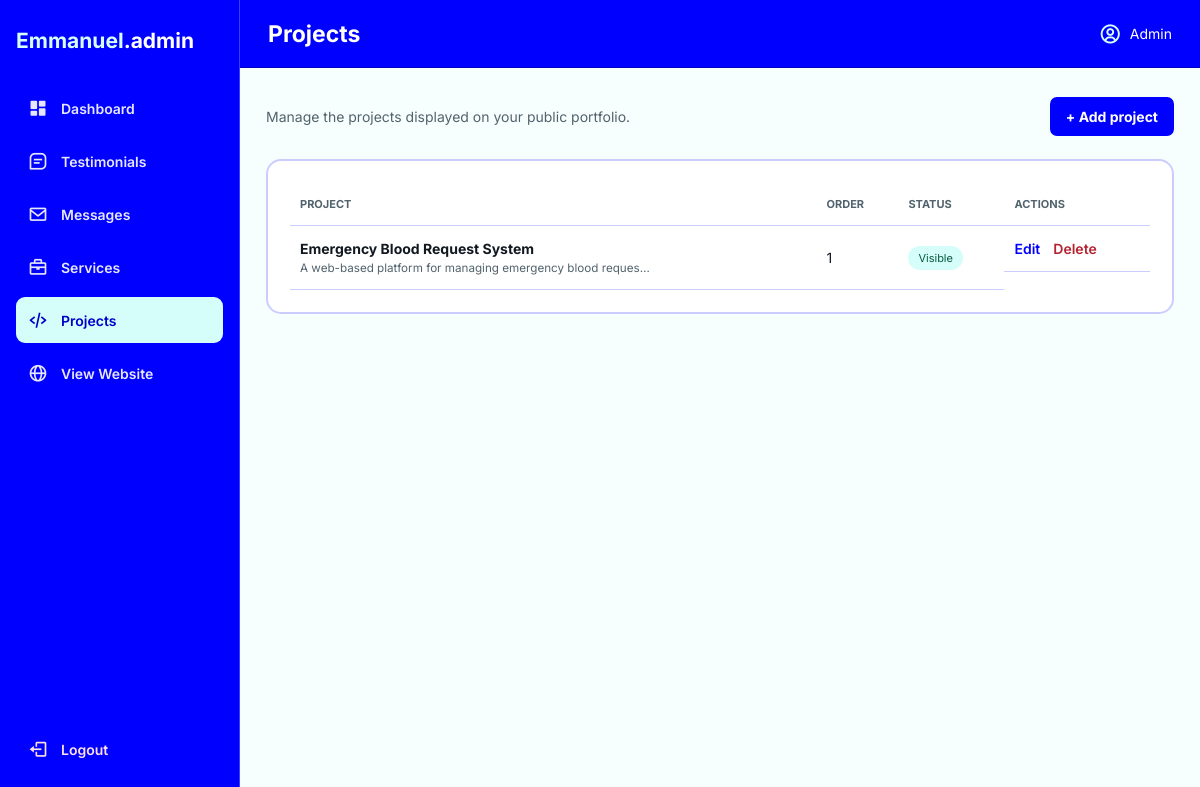
The app's page /admin/projects.php with its own data.
### tables this page shows
CREATE TABLE IF NOT EXISTS projects (
    id INT UNSIGNED AUTO_INCREMENT PRIMARY KEY,
    title VARCHAR(200) NOT NULL,
    description TEXT NOT NULL,
    image VARCHAR(255) NULL,
    project_url VARCHAR(255) NULL,
    technologies JSON NULL,
    features JSON NULL,
    sort_order INT NOT NULL DEFAULT 0,
    is_active TINYINT(1) NOT NULL DEFAULT 1,
    created_at TIMESTAMP DEFAULT CURRENT_TIMESTAMP,
    updated_at TIMESTAMP DEFAULT CURRENT_TIMESTAMP ON UPDATE CURRENT_TIMESTAMP
);

### includes/functions.php (called while the page is built, shortened)
<?php
function e(?string $value): string
{
    return htmlspecialchars($value ?? '', ENT_QUOTES, 'UTF-8');
}

### admin/includes/admin_bootstrap.php (called while the page is built, shortened)
<?php
require_once dirname(__DIR__, 2) . '/includes/functions.php';
function csrf_token(): string
{
    return $_SESSION['csrf_token'];
}

### admin/projects.php (the view)
<?php
require __DIR__ . '/includes/admin_bootstrap.php';
$page_title='Projects';$rows=$pdo->query('SELECT * FROM projects ORDER BY sort_order,id')->fetchAll();require __DIR__.'/includes/header.php';
?><div class="page-actions"><p>Manage the projects displayed on your public portfolio.</p><a class="btn" href="project_form.php">+ Add project</a></div><section class="panel"><div class="table-wrap"><table><thead><tr><th>Project</th><th>Order</th><th>Status</th><th>Actions</th></tr></thead><tbody><?php foreach($rows as $row): ?><tr><td><strong><?= e($row['title']) ?></strong><small><?= e($row['description']) ?></small></td><td><?= (int)$row['sort_order'] ?></td><td><span class="badge <?= $row['is_active']?'active':'archived' ?>"><?= $row['is_active']?'Visible':'Hidden' ?></span></td><td class="actions"><a href="project_form.php?id=<?= (int)$row['id'] ?>">Edit</a><a class="danger-link" data-confirm="Delete this project?" href="project_delete.php?id=<?= (int)$row['id'] ?>&token=<?= e(csrf_token()) ?>">Delete</a></td></tr><?php endforeach; ?></tbody></table></div></section><?php require __DIR__.'/includes/footer.php'; ?>

### admin/assets/admin.css (style rules this page uses)
:root { --bg:#061d16;--panel:#09281f;--panel2:#0d3328;--line:#087b59;--green:#1ee88b;--muted:#a5bbb4;--danger:#ff6478;--white:#f2faf7 }
* { box-sizing:border-box }
body { margin:0;background:var(--bg);color:var(--white);font-family:Inter,Arial,sans-serif;font-size:14px }
.panel,.form-panel,.message-card { background:var(--panel);border:2px solid var(--line);border-radius:15px;padding:22px }
.panel-heading,.page-actions,.message-heading,.form-actions { display:flex;align-items:center;justify-content:space-between;gap:15px }
.text-link,.actions a { color:var(--green);text-decoration:none;font-weight:600 }
.table-wrap { overflow-x:auto }
table { width:100%;border-collapse:collapse;min-width:700px }
th,td { text-align:left;padding:14px 10px;border-bottom:1px solid #1c6753 }
th { text-transform:uppercase;font-size:11px;color:#b5c8c1 }
td { color:#e8f3ef }
td small { display:block;color:var(--muted);margin-top:4px;max-width:350px;white-space:nowrap;overflow:hidden;text-overflow:ellipsis }
.actions { display:flex;gap:13px }
.danger-link { color:var(--danger)!important }
.badge { display:inline-block;border-radius:20px;padding:5px 10px;font-size:11px;text-transform:capitalize;background:#25473c;color:#d9e8e2 }
.badge.active,.badge.replied { background:#0c754f;color:#baffdf }
.btn { border:0;border-radius:7px;background:var(--green);color:#062218;padding:11px 16px;text-decoration:none;font-weight:700;cursor:pointer;display:inline-block }
.page-actions { margin-bottom:20px;color:var(--muted) }

### admin/assets/portfolio-theme.css (style rules this page uses)
:root { --bg: #f7fffe; --panel: #ffffff; --panel2: #d5fdf9; --line: rgba(0, 0, 255, 0.2); --green: blue; --muted: #52636d; --danger: #b42332; --white: #111820; }
body { background: var(--bg); color: var(--white); }
.stat-card, .panel, .form-panel, .message-card { background: var(--panel); border-color: var(--line); }
.table-wrap th, td { border-bottom-color: var(--line); }
th { color: var(--muted); }
td { color: var(--white); }
.badge { background: #eef3ff; color: #18274f; }
.badge.active, .badge.replied { background: #d5fdf9; color: #075b43; }
.btn { background: blue; color: #ffffff; }
.message-meta a, .text-link, .actions a { color: blue; }

### records on screen
projects: title "Emergency Blood Request System", description "A web-based platform for managing emergency blood reques…", sort_order "1", is_active "Visible"

### other values on screen
$page_title "Projects"
$user['name'] "Admin"
